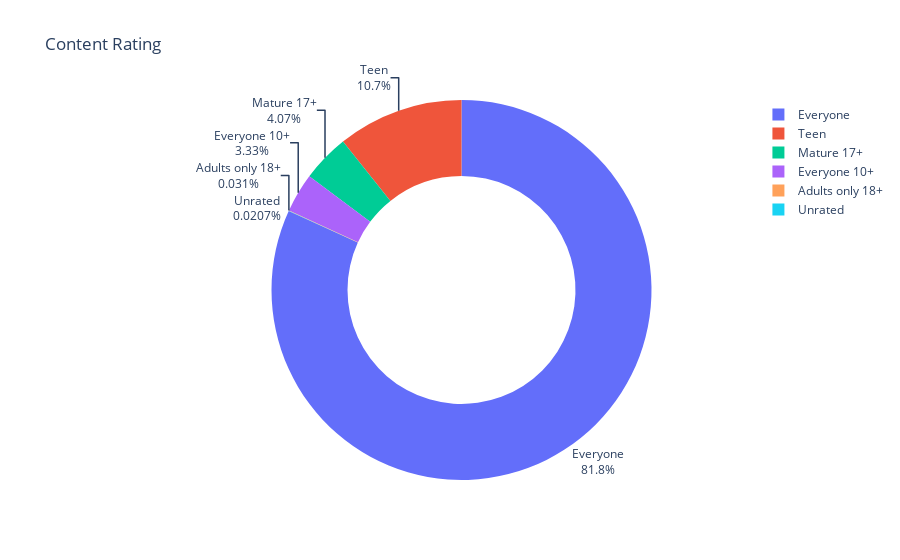

Write notebook code for a chart like this one.
### Code cell
fig = px.pie(labels=ratings.index,
             values=ratings.values,
            title="Content Rating",
            names=ratings.index,
            hole=0.6)
fig.update_traces(textposition="outside", textinfo="percent+label")
fig.show()

### Figure 1 — Plotly figure (JSON) as saved in the notebook; plotly's stock layout.template omitted (floating-point values rounded to 4 significant figures)
{"data": [{"domain": {"x": [0, 1], "y": [0, 1]}, "hole": 0.6, "hovertemplate": "label=%{label}<br>value=%{value}<extra></extra>", "labels": ["Everyone", "Teen", "Mature 17+", "Everyone 10+", "Adults only 18+", "Unrated"], "legendgroup": "", "name": "", "showlegend": true, "textinfo": "percent+label", "textposition": "outside", "type": "pie", "values": [7906, 1036, 393, 322, 3, 2]}], "layout": {"legend": {"tracegroupgap": 0}, "title": {"text": "Content Rating"}}}
